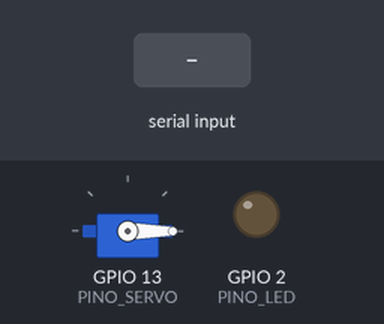
The sketch below on a simulated ESP32. Parts: servo, output pins drawn as LEDs (lit = HIGH). The inputs (shaded band) are chosen by the test bench. What the sketch prints to the serial monitor is not drawn.

Above: at 1.2 s.
1.3 s: "ABRIR\n" received over Serial
At 2.3 s:
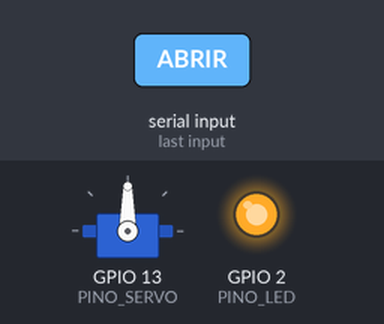
Timing chart, 0 to 4.3 s (numbered marks = the images above; inputs shaded):
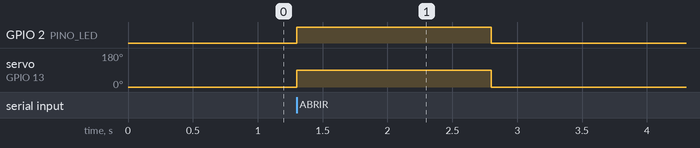

The sketch:

esp32_com_servo.ino
```cpp
/*
  ESP32 - MODO FINAL (COM SERVO MOTOR)

  Use este sketch quando o servo JA estiver ligado no ESP32.

  O que faz:
  - Fica esperando comandos de texto pelo cabo USB (porta serial)
  - Quando recebe uma linha que comeca com "ABRIR", move o servo para
    "abrir" o compartimento por 1,5 segundo, depois volta para "fechado".
    O LED azul da placa acende junto, como sinal visual.
  - Responde "OK: compartimento acionado" pela serial

  Ligacao do servo SG90 (3 fios):
  - Fio marrom/preto    -> GND do ESP32
  - Fio vermelho        -> 5V (pino VIN) do ESP32
  - Fio laranja/amarelo -> GPIO 13 (sinal; troque PINO_SERVO se usar outro)
  Se o servo tremer ou o ESP32 reiniciar ao mexer, falta corrente pelo USB:
  alimente o servo com fonte externa de 5V, ligando o GND dela tambem no
  GND do ESP32.

  Biblioteca necessaria (Ferramentas > Gerenciar Bibliotecas):
  - ESP32Servo (autor: Kevin Harrington)

  Como gravar (Arduino IDE):
  - Ferramentas > Placa > ESP32 Arduino > ESP32 Dev Module
  - Ferramentas > Porta > a COM do seu ESP32 (ex: COM4)
  - Clique em Upload (se travar em "Connecting...", segure o botao BOOT)
  - Depois de gravar, FECHE o Monitor Serial para o Python poder usar a porta

  Observacao: o Arduino IDE exige que este arquivo .ino fique dentro de uma
  pasta com o mesmo nome (esp32_com_servo). Mantenha assim.
*/

#include <ESP32Servo.h>

const int PINO_SERVO = 13;
const int PINO_LED = 2;       // LED azul embutido
const int ANGULO_FECHADO = 0;  // ajuste conforme a montagem fisica
const int ANGULO_ABERTO = 90;  // ajuste conforme a montagem fisica

Servo servoCompartimento;
String bufferEntrada = "";

void abrirCompartimento() {
  digitalWrite(PINO_LED, HIGH);
  servoCompartimento.write(ANGULO_ABERTO);
  delay(1500);
  servoCompartimento.write(ANGULO_FECHADO);
  digitalWrite(PINO_LED, LOW);
}

void setup() {
  Serial.begin(115200);
  pinMode(PINO_LED, OUTPUT);
  digitalWrite(PINO_LED, LOW);

  servoCompartimento.attach(PINO_SERVO);
  servoCompartimento.write(ANGULO_FECHADO);

  Serial.println("ESP32 (com servo) pronto, aguardando comandos...");
}

void loop() {
  while (Serial.available() > 0) {
    char caractere = Serial.read();

    if (caractere == '\n') {
      bufferEntrada.trim();

      if (bufferEntrada.startsWith("ABRIR")) {
        abrirCompartimento();
        Serial.println("OK: compartimento acionado");
      }

      bufferEntrada = "";
    } else {
      bufferEntrada += caractere;
    }
  }
}
```

Measured:
- after the input at 1.3 s, GPIO 2 (PINO_LED): LOW → HIGH at once, → LOW 1.5 s later; servo on GPIO 13 (PINO_SERVO): 0° → 90° at once, → 0° 1.5 s later
